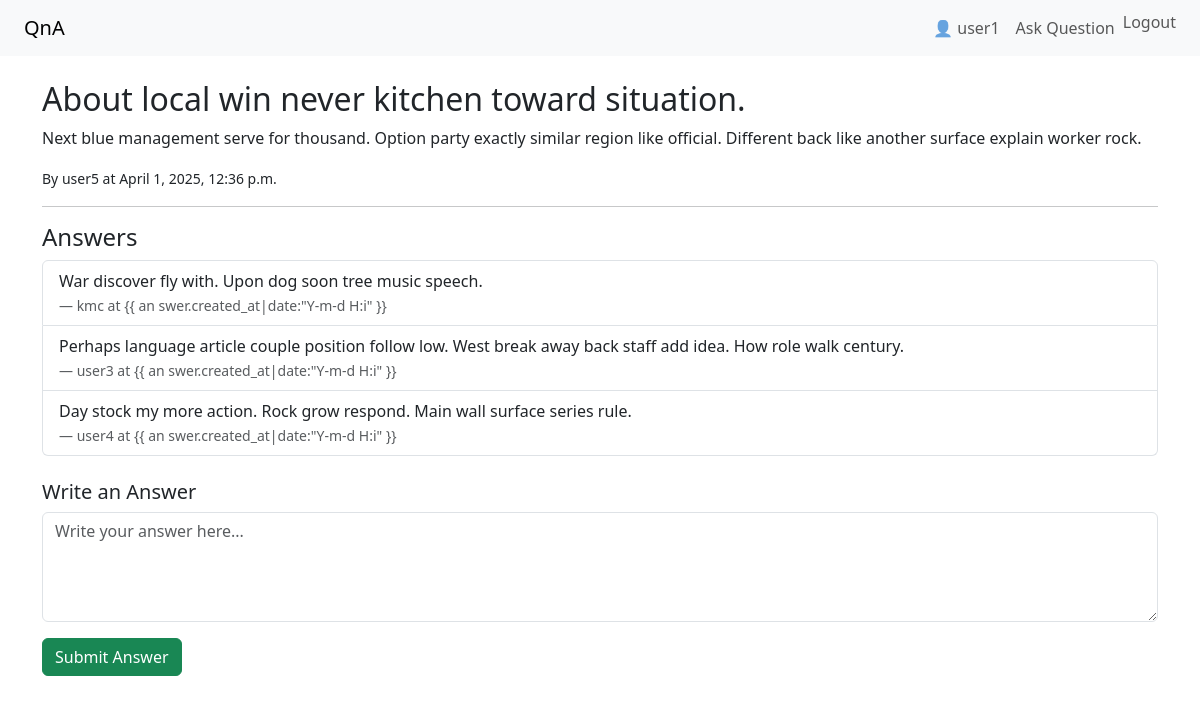
The page /quesztion/2/ (signed in) on the database its author committed.
### qa/models.py (models this page shows, shortened)
class Question(models.Model):
    title = models.CharField(max_length=200)
    content = models.TextField()
    author = models.ForeignKey(User, on_delete=models.CASCADE)
    created_at = models.DateTimeField(auto_now_add=True)

class Answer(models.Model):
    question = models.ForeignKey(Question, on_delete=models.CASCADE, related_name='answers')
    content = models.TextField()
    author = models.ForeignKey(User, on_delete=models.CASCADE)
    created_at = models.DateTimeField(auto_now_add=True)

### qa/views.py (the view, shortened to what this page needs)
# urls.py: path('quesztion/<int:pk>/', views.question_detail, name='question_detail'),
def question_detail(request, pk):
    question = get_object_or_404(Question, pk=pk)
    return render(request, 'qa/question_detail.html', {'question':question})

### qa/templates/qa/question_detail.html (shortened to what this page needs)
{% extends 'qa/base.html' %}
{% block content %}
<h2>{{ question.title }}</h2>
<p>{{ question.content }}</p>
<p><small>By {{ question.author.username }} at {{ question.created_at }}
</small></p>
<hr>
<h4>Answers</h4>
<ul class="list-group mb-4">
    {% for answer in question.answers.all %}
        <li class="list-group-item">
        {{ answer.content }}<br>
        <small class="text-muted">— {{ answer.author.username }} at {{ an
        swer.created_at|date:"Y-m-d H:i" }}</small>
        </li>
    {% empty %}
        <li class="list-group-item">No answers yet.</li>
    {% endfor %}
</ul>
{% if user.is_authenticated %}
<h5>Write an Answer</h5>
<form method="post">
    <div class="mb-3">
    <textarea name="content" class="form-control" rows="4" placeholder
    ="Write your answer here..."></textarea>
    </div>
    <button type="submit" class="btn btn-success">Submit Answer</butto
</form>
{% else %}
<p><a href="{% url 'login' %}">Login</a> to write an answer.</p>
{% endif %}
{% endblock %}

### qa/templates/qa/base.html (shortened to what this page needs)
<!DOCTYPE html>
<html lang="en">
	<head>
		<link
			href="https://cdn.jsdelivr.net/npm/bootstrap@5.3.2/dist/css/bootstr
ap.min.css"
			rel="stylesheet"
		/>
	</head>
	<body>
		<nav class="navbar navbar-expand-lg navbar-light bg-light px-4">
			<a class="navbar-brand" href="/">QnA</a>
			<div class="collapse navbar-collapse">
				<ul class="navbar-nav ms-auto">
					{% if user.is_authenticated %}
					<li class="nav-item">
						<span class="nav-link">👤 {{ user.username }}</span>
					</li>
					<li class="nav-item">
						<a class="nav-link" href="{% url 'ask_question' %}">Ask Question</a>
					</li>
					<li class="nav-item">
						<form action="{% url 'logout' %}" method="post" class="d-i nline">
							<button
								type="submit"
								class="btn btn-link nav-link"
								style="display: inline; padding: 0"
							>
								Logout
							</button>
						</form>
					</li>
					{% else %}
					<li class="nav-item">
						<a class="nav-link" href="{% url 'login' %}">Login</a>
					</li>
					{% endif %}
				</ul>
			</div>
		</nav>
		<div class="container mt-4">{% block content %} {% endblock %}</div>
	</body>
</html>

### rows shown on the page
Question: title "About local win never kitchen toward situation.", content "Next blue management serve for thousand. Option party exactly similar region like official. Different back like another surface explain worker rock.", author.username "user5", created_at "April 1, 2025, 12:36 p.m."
Answer: content "War discover fly with. Upon dog soon tree music speech.", author.username "kmc"
Answer: content "Perhaps language article couple position follow low. West break away back staff add idea. How role walk century.", author.username "user3"
Answer: content "Day stock my more action. Rock grow respond. Main wall surface series rule.", author.username "user4"

### other values the page prints
{{ user.username }} "user1"
